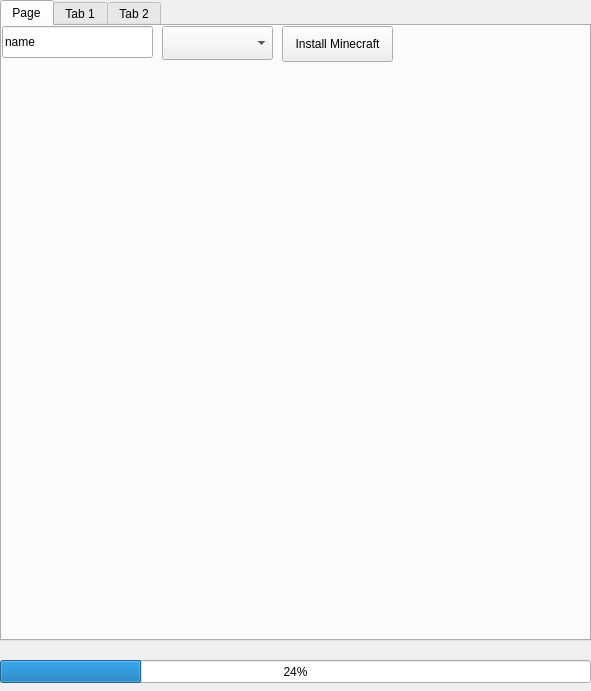
<?xml version="1.0" encoding="UTF-8"?>
<ui version="4.0">
 <class>Form</class>
 <widget class="QWidget" name="Form">
  <property name="geometry">
   <rect>
    <x>0</x>
    <y>0</y>
    <width>591</width>
    <height>691</height>
   </rect>
  </property>
  <property name="windowTitle">
   <string>Form</string>
  </property>
  <widget class="QTabWidget" name="tabWidget">
   <property name="geometry">
    <rect>
     <x>0</x>
     <y>0</y>
     <width>591</width>
     <height>641</height>
    </rect>
   </property>
   <property name="currentIndex">
    <number>0</number>
   </property>
   <widget class="QWidget" name="Minecraft">
    <attribute name="title">
     <string>Page</string>
    </attribute>
    <widget class="QComboBox" name="version">
     <property name="geometry">
      <rect>
       <x>160</x>
       <y>0</y>
       <width>111</width>
       <height>34</height>
      </rect>
     </property>
    </widget>
    <widget class="QPushButton" name="download">
     <property name="geometry">
      <rect>
       <x>280</x>
       <y>0</y>
       <width>111</width>
       <height>36</height>
      </rect>
     </property>
     <property name="text">
      <string>Install Minecraft</string>
     </property>
    </widget>
    <widget class="QLineEdit" name="name">
     <property name="geometry">
      <rect>
       <x>0</x>
       <y>0</y>
       <width>151</width>
       <height>32</height>
      </rect>
     </property>
     <property name="text">
      <string>name</string>
     </property>
    </widget>
   </widget>
   <widget class="QWidget" name="Account">
    <attribute name="title">
     <string>Tab 1</string>
    </attribute>
    <widget class="QPushButton" name="login">
     <property name="geometry">
      <rect>
       <x>0</x>
       <y>0</y>
       <width>90</width>
       <height>36</height>
      </rect>
     </property>
     <property name="text">
      <string>Login</string>
     </property>
    </widget>
   </widget>
   <widget class="QWidget" name="Fabric">
    <attribute name="title">
     <string>Tab 2</string>
    </attribute>
    <widget class="QComboBox" name="profile">
     <property name="geometry">
      <rect>
       <x>0</x>
       <y>0</y>
       <width>111</width>
       <height>34</height>
      </rect>
     </property>
    </widget>
    <widget class="QPushButton" name="install">
     <property name="geometry">
      <rect>
       <x>130</x>
       <y>0</y>
       <width>90</width>
       <height>36</height>
      </rect>
     </property>
     <property name="text">
      <string>Install Fabric</string>
     </property>
    </widget>
   </widget>
  </widget>
  <widget class="QProgressBar" name="progressBar">
   <property name="geometry">
    <rect>
     <x>0</x>
     <y>660</y>
     <width>591</width>
     <height>23</height>
    </rect>
   </property>
   <property name="value">
    <number>24</number>
   </property>
  </widget>
 </widget>
 <resources/>
 <connections/>
</ui>
